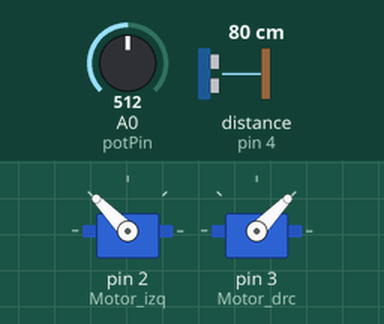
Simulated run of this sketch. Board: Arduino Uno, built with avr-gcc and run on an emulated ATmega328P. Parts: 2 × servo. Wiring (inferred from the names in the program): ultrasonic range finder: trigger pin 5; echo pin 4. The inputs (shaded band) are chosen by the test bench; at power-on: distance to the obstacle (sensor on pin 4) 80 cm, A0 (potPin) = 512. The echo pulse lasts 58.3 µs per cm.

Above: at 1.2 s.
1.3 s: distance to the obstacle (sensor on pin 4) set to 14 cm
2.8 s: distance to the obstacle (sensor on pin 4) set to 10 cm
At 5.1 s:
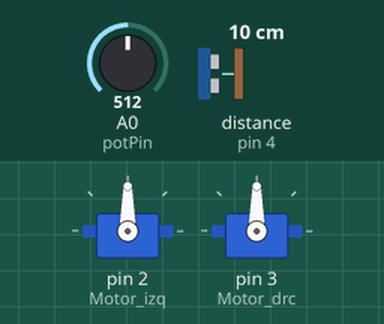
5.8 s: distance to the obstacle (sensor on pin 4) set to 18 cm
8.4 s: A0 (potPin) set to 716
At 8.9 s:
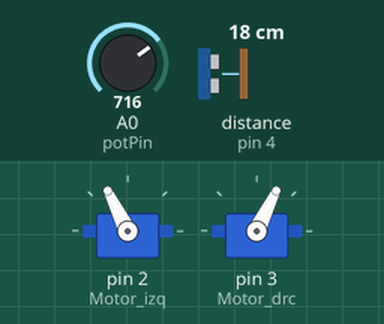
9.9 s: A0 (potPin) set to 306
At 10.2 s:
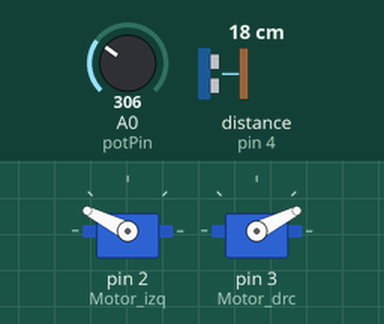
11.4 s: A0 (potPin) set to 122
At 12.1 s:
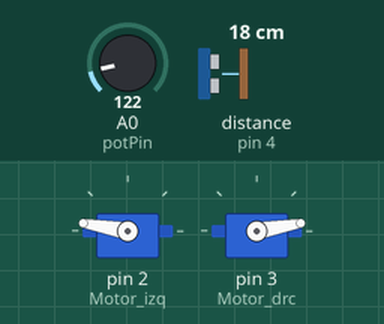
Timing chart, 0 to 13.9 s (numbered marks = the images above; inputs shaded):
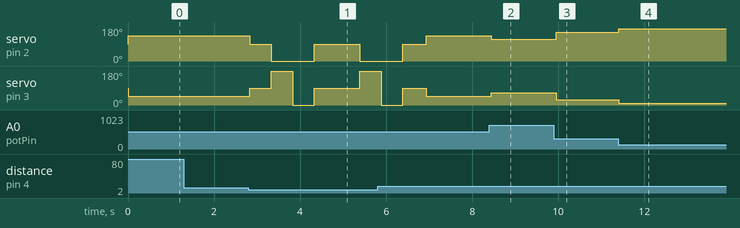

Measured:
- the behaviour switches between 12 and 11 cm on distance to the obstacle (sensor on pin 4) (found by bisection; images 0 and 1)
- after the input at 1.3 s, every drawn part: stays the same
- after the input at 2.8 s, servo on pin 2 (Motor_izq): 134° → 90° at once, → 0° 0.50 s later, → 90° 1.0 s later, → 0° 1.1 s later; servo on pin 3 (Motor_drc): 46° → 90° at once, → 180° 0.50 s later, → 0° 0.50 s later, → 90° 0.50 s later, … (5 changes in this stretch)
- after the input at 8.4 s, servo on pin 2 (Motor_izq): 134° → 116° at once; servo on pin 3 (Motor_drc): 46° → 64° at once
- after the input at 9.9 s, servo on pin 2 (Motor_izq): 116° → 153° after 0.05 s; servo on pin 3 (Motor_drc): 64° → 27° after 0.05 s
- after the input at 11.4 s, servo on pin 2 (Motor_izq): 153° → 170° at once; servo on pin 3 (Motor_drc): 27° → 10° at once

The sketch:

mecatronica_proyecto.ino
```cpp
#include <Servo.h>

Servo servo_izq, servo_drc;
#define Trigger 5   //Pin digital 7 para el Trigger del sensor
#define Echo 4      //Pin digital 8 para el Echo del sensor
#define Motor_izq 2 //Pin PWM del motor izquierdo
#define Motor_drc 3 //Pin PWM del motor derecho
#define potPin A0   //Pin analógico para el potenciómetro

// Variables
long valor;              // Valor leído del potenciómetro
const int stopThreshold = 10; // Distancia mínima para detenerse (en cm)

void setup() {
  Serial.begin(9600);

  // Ultrasonic
  pinMode(Trigger, OUTPUT);
  pinMode(Echo, INPUT);

  // Motors
  servo_izq.attach(Motor_izq);
  servo_drc.attach(Motor_drc);
}

void loop() {
  // Leer distancia del sensor ultrasónico
  int distance = getUltrasonicDistance();

  // Ajustar la velocidad de los motores en función del potenciómetro
  valor = analogRead(potPin);
  int motorSpeed1 = map(valor, 0, 1000, 180, 90);  // Motor izquierdo (gira hacia adelante)
  int motorSpeed2 = map(valor, 0, 1000, 0, 90);    // Motor derecho (gira hacia adelante)

  servo_izq.write(motorSpeed1);
  servo_drc.write(motorSpeed2);
  // Si hay un obstáculo cerca
  if (distance > 0 && distance <= stopThreshold) {
    stopAndAvoidObstacle();
  }

  delay(50); // Pequeño retardo para estabilidad
}

int getUltrasonicDistance() {
  digitalWrite(Trigger, LOW);
  delayMicroseconds(2);
  digitalWrite(Trigger, HIGH);
  delayMicroseconds(10);
  digitalWrite(Trigger, LOW);

  long duration = pulseIn(Echo, HIGH, 30000); // Usar timeout para evitar bloqueos
  if (duration == 0) {
    return -1; // No se detectó eco
  }

  int distance = duration * 0.034 / 2; // Convertir tiempo en distancia (cm)

  return distance;
}

void stopAndAvoidObstacle() {
  // Detener motores
  servo_izq.write(90); // Detener motor izquierdo
  servo_drc.write(90); // Detener motor derecho
  delay(500);

  // Echar hacia atrás
  servo_izq.write(0);  // Motor izquierdo hacia atrás
  servo_drc.write(180); // Motor derecho hacia atrás
  delay(500);

  // Girar
  servo_izq.write(0);  // Motor izquierdo hacia atrás
  servo_drc.write(0);  // Motor derecho hacia adelante
  delay(500);

  // Detener motores antes de continuar
  servo_izq.write(90); // Detener motor izquierdo
  servo_drc.write(90); // Detener motor derecho
  delay(500);
}
```
